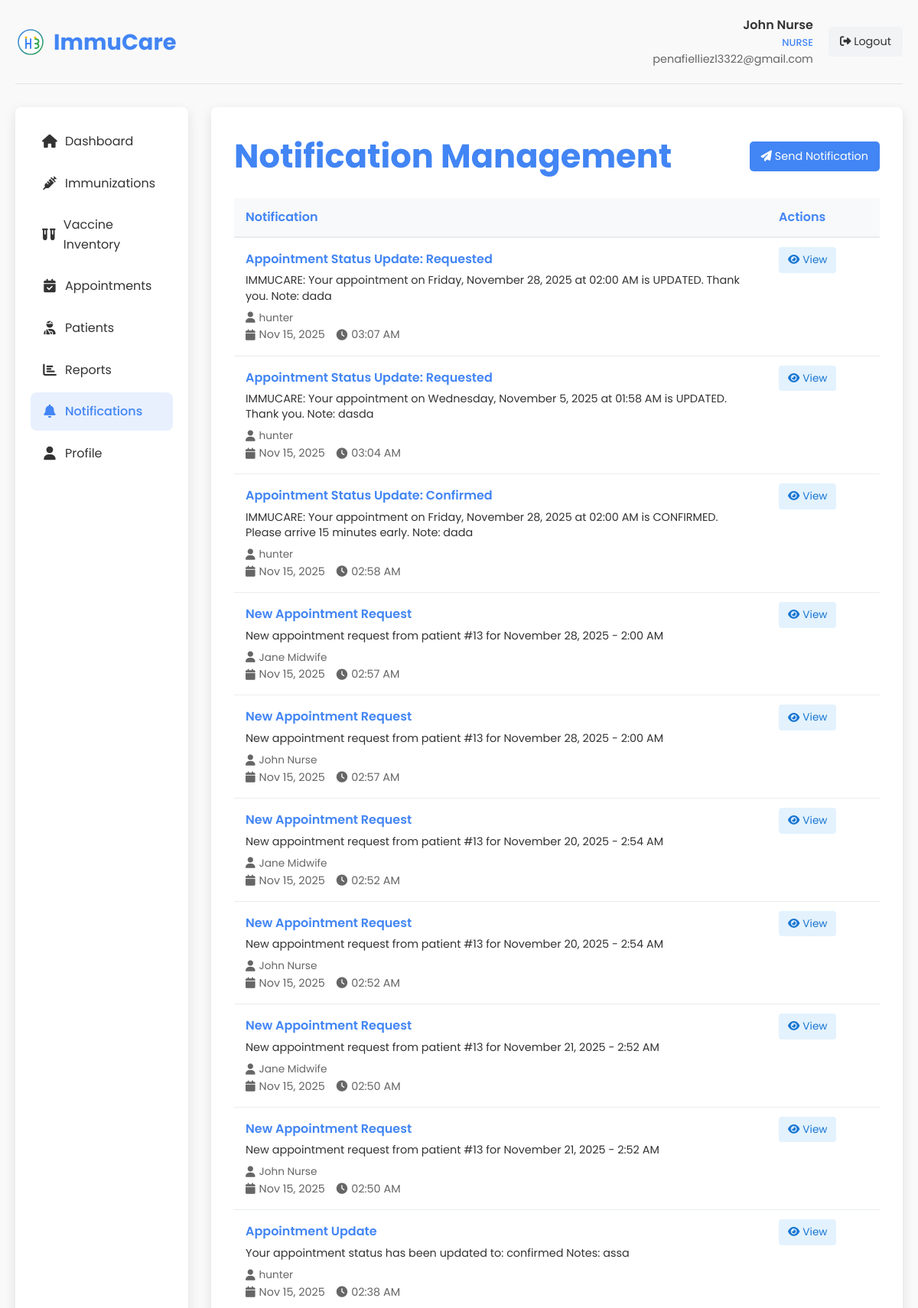
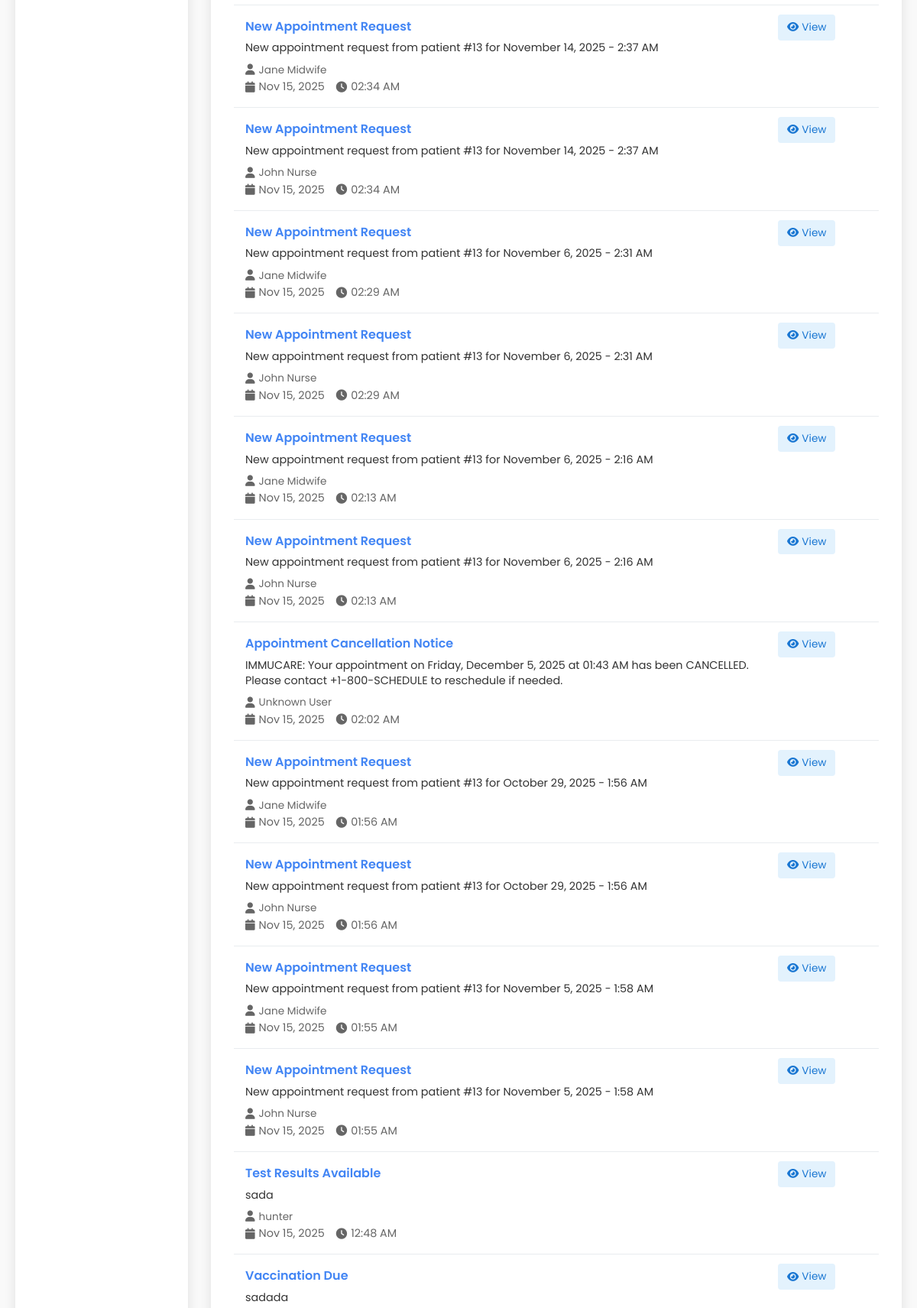
Screenshot of /nurse_notifications.php (signed in, upper part) with the database file from the repository (2 pictures, top to bottom).
### tables this page shows
CREATE TABLE `notifications` (
  `id` int(11) NOT NULL,
  `user_id` int(11) NOT NULL,
  `title` varchar(100) NOT NULL,
  `message` text NOT NULL,
  `type` enum('email','sms','system') NOT NULL,
  `is_read` tinyint(1) DEFAULT 0,
  `sent_at` datetime DEFAULT NULL,
  `created_at` datetime NOT NULL,
  `updated_at` timestamp NOT NULL DEFAULT current_timestamp() ON UPDATE current_timestamp()
);

CREATE TABLE `users` (
  `id` int(11) NOT NULL,
  `role_id` int(11) NOT NULL DEFAULT 4,
  `user_type` enum('admin','midwife','nurse','patient') NOT NULL DEFAULT 'patient',
  `name` varchar(100) NOT NULL,
  `email` varchar(100) NOT NULL,
  `phone` varchar(20) NOT NULL,
  `password` varchar(255) NOT NULL,
  `otp` varchar(6) DEFAULT NULL,
  `otp_expiry` datetime DEFAULT NULL,
  `is_active` tinyint(1) DEFAULT 1,
  `last_login` datetime NOT NULL,
  `created_at` datetime NOT NULL,
  `updated_at` timestamp NOT NULL DEFAULT current_timestamp() ON UPDATE current_timestamp()
);

### nurse_notifications.php (the view, shortened to what the rows shown need)
<?php
$nurse_id = $_SESSION['user_id'];
$grouped_users = [
    'patient' => [],
    'midwife' => [],
    'nurse' => []
];
$conn = new mysqli(DB_HOST, DB_USER, DB_PASS, DB_NAME);
try {
    $users_query = "
        SELECT
            u.id,
            u.name,
            u.user_type,
            CASE
                WHEN u.user_type = 'patient' THEN CONCAT(COALESCE(p.first_name, ''), ' ', COALESCE(p.last_name, ''))
                ELSE u.name
            END as display_name
        FROM users u
        LEFT JOIN patients p ON u.id = p.user_id
        WHERE u.id != ?
        AND u.user_type IN ('patient')
        AND u.is_active = 1
        ORDER BY u.user_type, display_name";
    if ($users_stmt = $conn->prepare($users_query)) {
        $users_stmt->bind_param("i", $nurse_id);
        $users_stmt->execute();
        $users_result = $users_stmt->get_result();
        while ($user = $users_result->fetch_assoc()) {
            if (empty(trim($user['display_name']))) {
                $user['display_name'] = $user['name'];
            }
            if (isset($grouped_users[$user['user_type']])) {
                $grouped_users[$user['user_type']][] = $user;
            }
        }
    } else {
        throw new Exception("Failed to prepare user query: " . $conn->error);
    }
} catch (Exception $e) {
    error_log("Error fetching users: " . $e->getMessage());
    $grouped_users = [
        'patient' => [],
        'midwife' => [],
        'nurse' => []
    ];
}
$action = isset($_GET['action']) ? $_GET['action'] : '';
$notifications_query = "SELECT n.*, u.name as user_name, u.email as user_email
                       FROM notifications n
                       LEFT JOIN users u ON n.user_id = u.id
                       ORDER BY n.created_at DESC
                       LIMIT 50";
$notifications_result = $conn->query($notifications_query);
?>
<!DOCTYPE html>
<html lang="en">
<head>
    <link rel="stylesheet" href="styles.css">
    <link rel="stylesheet" href="https://cdnjs.cloudflare.com/ajax/libs/font-awesome/6.4.0/css/all.min.css">
</head>
<body>
    <div class="dashboard-container">
        <div class="dashboard-header">
            <div class="dashboard-logo">
                <h1>ImmuCare</h1>
            </div>
        </div>
        <div class="dashboard-content">
            <div class="main-content">
                <div class="page-title">
                    <h2><?php echo $action == 'send' ? 'Send Notification' : 'Notification Management'; ?></h2>
                </div>
                <?php if ($action == 'send'): ?>
                    <div class="notification-form">
                        <form method="POST" action="?action=send" class="notification-form">
                            <input type="hidden" name="form_token" value="<?php echo htmlspecialchars($_SESSION['notification_form_token']); ?>">
                            <div class="form-section">
                                <div class="form-section-title">
                                    <i class="fas fa-envelope"></i> Notification Details
                                </div>
                                <div class="form-grid">
                                    <div class="form-group">
                                        <label for="title_type">Notification Type</label>
                                        <select id="title_type" name="title_type" onchange="toggleCustomTitle()" required>
                                            <option value="">-- Select Type --</option>
                                            <option value="Appointment Reminder">Appointment Reminder</option>
                                            <option value="Vaccination Due">Vaccination Due</option>
                                            <option value="Health Check Reminder">Health Check Reminder</option>
                                            <option value="Test Results Available">Test Results Available</option>
                                            <option value="Medication Reminder">Medication Reminder</option>
                                            <option value="Schedule Change">Schedule Change</option>
                                            <option value="custom">Custom Title...</option>
                                        </select>
                                    </div>
                                    <div class="form-group" id="custom_title_group" style="display: none;">
                                        <label for="title">Custom Title</label>
                                        <input type="text" id="title" name="title" placeholder="Enter custom title">
                                    </div>
                                    <div class="form-group">
                                        <label for="notification_type">Delivery Method</label>
                                        <select id="notification_type" name="notification_type" required>
                                            <option value="">-- Select Method --</option>
                                            <option value="email">Email Only</option>
                                            <option value="sms">SMS Only</option>
                                            <option value="email_sms">Email & SMS</option>
                                            <option value="system">System</option>
                                        </select>
                                        <div class="delivery-info" id="delivery_info" style="display: none;">
                                            <div class="info-icon">
                                                <i class="fas fa-info-circle"></i>
                                            </div>
                                            <div class="info-text"></div>
                                        </div>
                                    </div>
                                </div>
                            </div>
                            <div class="form-section">
                                <div class="form-section-title">
                                    <i class="fas fa-users"></i> Recipients
                                </div>
                                <div class="recipients-container">
                                    <div class="recipient-section">
                                        <div class="recipient-section-title">
                                            <i class="fas fa-layer-group"></i> Select Groups
                                        </div>
                                        <div class="group-list">
                                            <?php $count = getGroupCount('patient', $grouped_users); ?>
                                            <?php if ($count > 0): ?>
                                                <div class="group-checkbox">
                                                    <input type="checkbox" name="recipient_groups[]" value="patient" id="group_patient" onchange="toggleGroup('patient')">
                                                    <label for="group_patient">All Patients <span class="recipient-count"><?php echo $count; ?></span></label>
                                                </div>
                                            <?php endif; ?>
                                        </div>
                                    </div>
                                    <div class="recipient-section">
                                        <div class="recipient-section-title">
                                            <i class="fas fa-user"></i> Select Individual Recipients
                                        </div>
                                        <div class="individual-list">
                                            <?php if (!empty($grouped_users['patient'])): ?>
                                                <div class="recipient-group">
                                                    <h5>
                                                        <span>Patients</span>
                                                        <span class="recipient-count"><?php echo count($grouped_users['patient']); ?></span>
                                                    </h5>
                                                    <div class="recipient-list" id="patient-list">
                                                        <?php foreach ($grouped_users['patient'] as $user): ?>
                                                            <div class="recipient-checkbox" data-name="<?php echo strtolower($user['display_name']); ?>">
                                                                <label>
                                                                    <input type="checkbox" name="recipients[]" value="<?php echo $user['id']; ?>" class="patient-checkbox">
                                                                    <?php echo htmlspecialchars($user['display_name']); ?>
                                                                </label>
                                                            </div>
                                                        <?php endforeach; ?>
                                                    </div>
                                                </div>
                                            <?php endif; ?>
                                        </div>
                                    </div>
                                </div>
                            </div>
                            <div class="form-section">
                                <div class="form-section-title">
                                    <i class="fas fa-comment-alt"></i> Message
                                </div>
                                <div class="form-group">
                                    <textarea id="message" name="message" placeholder="Enter your message here..." required></textarea>
                                </div>
                            </div>
                            <div class="form-buttons">
                                <a href="nurse_notifications.php" class="btn-cancel">Cancel</a>
                                <button type="submit" name="send_notification" class="btn-submit">
                                    <i class="fas fa-paper-plane"></i> Send Notification
                                </button>
                            </div>
                        </form>
                    </div>
                <?php else: ?>
                    <div class="notifications-list">
                        <table class="notifications-table">
                            <thead>
                                <tr>
                                    <th>Notification</th>
                                    <th>Actions</th>
                                </tr>
                            </thead>
                            <tbody>
                                <?php if ($notifications_result->num_rows > 0): ?>
                                    <?php while ($notification = $notifications_result->fetch_assoc()): ?>
                                        <tr>
                                            <td class="notification-content-cell">
                                                <div class="notification-title">
                                                    <?php echo htmlspecialchars($notification['title']); ?>
                                                </div>
                                                <div class="notification-message">
                                                    <?php echo htmlspecialchars($notification['message']); ?>
                                                </div>
                                                <div class="notification-recipient">
                                                    <i class="fas fa-user"></i>
                                                    <?php echo htmlspecialchars($notification['user_name'] ?? 'Unknown User'); ?>
                                                </div>
                                                <div class="notification-meta">
                                                    <span class="meta-item">
                                                        <i class="fas fa-calendar"></i>
                                                        <?php echo date('M d, Y', strtotime($notification['created_at'])); ?>
                                                    </span>
                                                    <span class="meta-item">
                                                        <i class="fas fa-clock"></i>
                                                        <?php echo date('h:i A', strtotime($notification['created_at'])); ?>
                                                    </span>
                                                </div>
                                            </td>
                                            <td>
                                                <div class="action-buttons">
                                                    <a href="#" onclick="viewNotification('<?php echo htmlspecialchars(addslashes($notification['title'])); ?>', '<?php echo htmlspecialchars(addslashes($notification['message'])); ?>'); return false;" class="action-btn btn-view">
                                                        <i class="fas fa-eye"></i> View
                                                    </a>
                                                </div>
                                            </td>
                                        </tr>
                                    <?php endwhile; ?>
                                <?php else: ?>
                                    <tr>
                                        <td colspan="3" style="text-align: center; padding: 30px;">No notifications found.</td>
                                    </tr>
                                <?php endif; ?>
                            </tbody>
                        </table>
                    </div>
                <?php endif; ?>
            </div>
        </div>
    </div>
</body>
</html>

### rows the page displays
notifications: title "Appointment Status Update: Requested", message "IMMUCARE: Your appointment on Friday, November 28, 2025 at 02:00 AM is UPDATED. Thank you. Note: dada", user.name "hunter", created_at "Nov 15, 2025", created_at "03:07 AM"
notifications: title "Appointment Status Update: Requested", message "IMMUCARE: Your appointment on Wednesday, November 5, 2025 at 01:58 AM is UPDATED. Thank you. Note: dasda", user.name "hunter", created_at "Nov 15, 2025", created_at "03:04 AM"
notifications: title "Appointment Status Update: Confirmed", message "IMMUCARE: Your appointment on Friday, November 28, 2025 at 02:00 AM is CONFIRMED. Please arrive 15 minutes early. Note: dada", user.name "hunter", created_at "Nov 15, 2025", created_at "02:58 AM"
notifications: title "New Appointment Request", message "New appointment request from patient #13 for November 28, 2025 - 2:00 AM", user.name "Jane Midwife", created_at "Nov 15, 2025", created_at "02:57 AM"
notifications: title "New Appointment Request", message "New appointment request from patient #13 for November 28, 2025 - 2:00 AM", user.name "John Nurse", created_at "Nov 15, 2025", created_at "02:57 AM"
notifications: title "New Appointment Request", message "New appointment request from patient #13 for November 20, 2025 - 2:54 AM", user.name "Jane Midwife", created_at "Nov 15, 2025", created_at "02:52 AM"
notifications: title "New Appointment Request", message "New appointment request from patient #13 for November 20, 2025 - 2:54 AM", user.name "John Nurse", created_at "Nov 15, 2025", created_at "02:52 AM"
notifications: title "New Appointment Request", message "New appointment request from patient #13 for November 21, 2025 - 2:52 AM", user.name "Jane Midwife", created_at "Nov 15, 2025", created_at "02:50 AM"
notifications: title "New Appointment Request", message "New appointment request from patient #13 for November 21, 2025 - 2:52 AM", user.name "John Nurse", created_at "Nov 15, 2025", created_at "02:50 AM"
notifications: title "Appointment Update", message "Your appointment status has been updated to: confirmed Notes: assa", user.name "hunter", created_at "Nov 15, 2025", created_at "02:38 AM"
notifications: title "New Appointment Request", message "New appointment request from patient #13 for November 14, 2025 - 2:37 AM", user.name "Jane Midwife", created_at "Nov 15, 2025", created_at "02:34 AM"
notifications: title "New Appointment Request", message "New appointment request from patient #13 for November 14, 2025 - 2:37 AM", user.name "John Nurse", created_at "Nov 15, 2025", created_at "02:34 AM"
notifications: title "New Appointment Request", message "New appointment request from patient #13 for November 6, 2025 - 2:31 AM", user.name "Jane Midwife", created_at "Nov 15, 2025", created_at "02:29 AM"
notifications: title "New Appointment Request", message "New appointment request from patient #13 for November 6, 2025 - 2:31 AM", user.name "John Nurse", created_at "Nov 15, 2025", created_at "02:29 AM"
notifications: title "New Appointment Request", message "New appointment request from patient #13 for November 6, 2025 - 2:16 AM", user.name "Jane Midwife", created_at "Nov 15, 2025", created_at "02:13 AM"
notifications: title "New Appointment Request", message "New appointment request from patient #13 for November 6, 2025 - 2:16 AM", user.name "John Nurse", created_at "Nov 15, 2025", created_at "02:13 AM"
notifications: title "Appointment Cancellation Notice", message "IMMUCARE: Your appointment on Friday, December 5, 2025 at 01:43 AM has been CANCELLED. Please contact +1-800-SCHEDULE to reschedule if needed.", user_name "Unknown User", created_at "Nov 15, 2025", created_at "02:02 AM"
notifications: title "New Appointment Request", message "New appointment request from patient #13 for October 29, 2025 - 1:56 AM", user.name "Jane Midwife", created_at "Nov 15, 2025", created_at "01:56 AM"
notifications: title "New Appointment Request", message "New appointment request from patient #13 for October 29, 2025 - 1:56 AM", user.name "John Nurse", created_at "Nov 15, 2025", created_at "01:56 AM"
notifications: title "New Appointment Request", message "New appointment request from patient #13 for November 5, 2025 - 1:58 AM", user.name "Jane Midwife", created_at "Nov 15, 2025", created_at "01:55 AM"
notifications: title "New Appointment Request", message "New appointment request from patient #13 for November 5, 2025 - 1:58 AM", user.name "John Nurse", created_at "Nov 15, 2025", created_at "01:55 AM"
notifications: title "Test Results Available", message "sada", user.name "hunter", created_at "Nov 15, 2025", created_at "12:48 AM"
notifications: title "Vaccination Due", message "sadada"

### other values shown
$nurse_name "John Nurse"
$nurse_email "penafielliezl3322@gmail.com"
